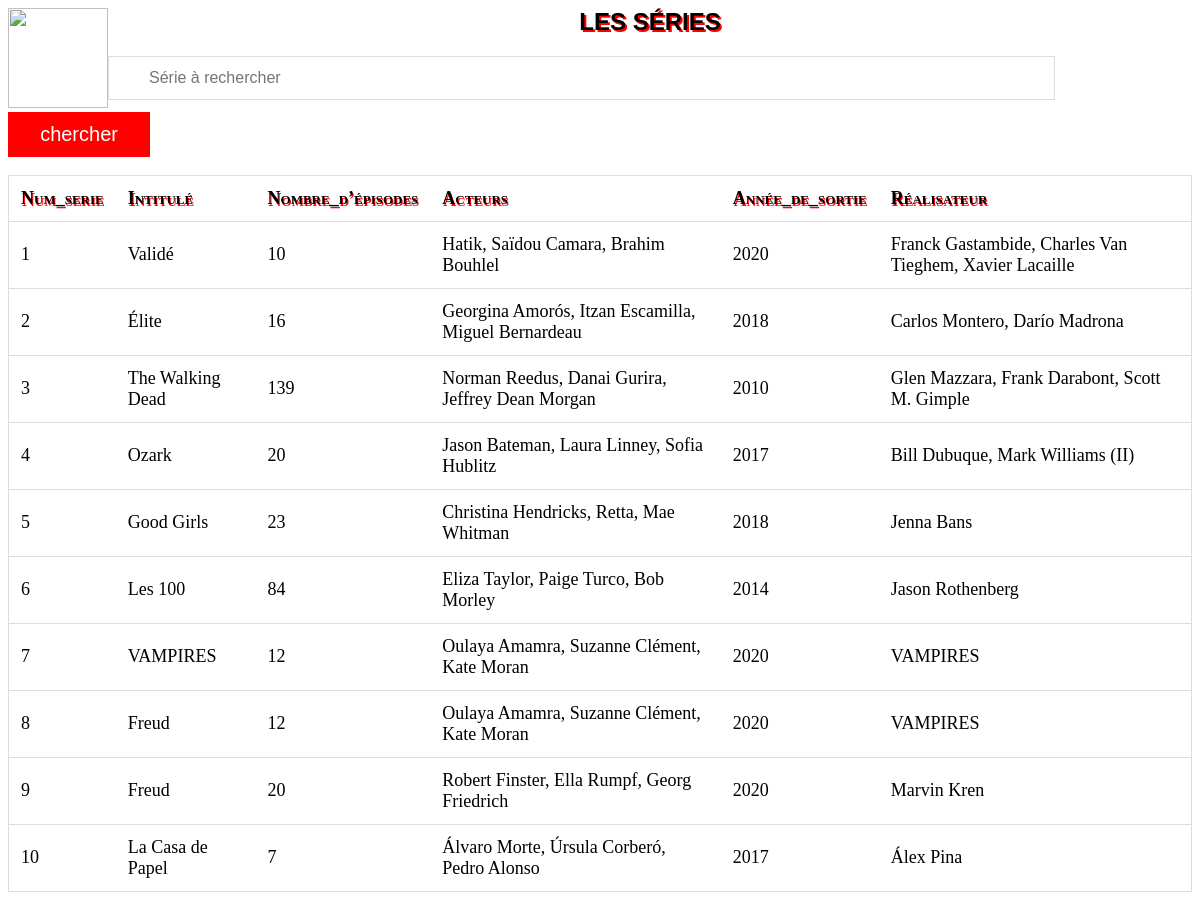
/lesSeries.php?Id=1 (signed in), run on the app's committed database.
### tables this page shows
CREATE TABLE `series` (
  `Num_serie` int(11) NOT NULL,
  `Intitulé` varchar(200) NOT NULL,
  `Nombre_d’épisodes` int(11) NOT NULL,
  `Acteurs` varchar(500) DEFAULT NULL,
  `Année_de_sortie` int(4) DEFAULT NULL,
  `Réalisateur` varchar(200) DEFAULT NULL
);

### lesSeries.php (the view, shortened to what this page needs)
<?php
if (isset ($_POST['search']))
{
    $valueToSearch = $_POST ['valueToSearch'];
    $query = "SELECT * FROM series WHERE concat ('Num_serie',Intitulé ,Nombre_d’épisodes, Acteurs,Année_de_sortie,Réalisateur) LIKE   '%". $valueToSearch."%' ";
    $search_result = filterTab ($query);
}
 else{
    $query = "SELECT * FROM  series ";
    $search_result = filterTab ($query);
}
function filterTab ($query)
{
    $connect = mysqli_connect ("localhost", "root", "", "netflix");
    $filter_Result = mysqli_query ($connect, $query);
    return $filter_Result;
}
?>
<html>
<head>
</head>
<body>
     <div class="logo" >
          <img src =logo.jpg>
        </div>
    <h2> LES SÉRIES </h2>
 <form method = "post">
<input  id="myInput" type = "text" name = "valueToSearch" placeholder = "Série à rechercher">
 <input id="submit"type="submit" name="search" value="chercher"><br><br>
<table id="myTable" >
  <TR>
 <TH> Num_serie </TH>
 <TH> Intitulé </TH>
 <TH> Nombre_d’épisodes</TH>
 <TH> Acteurs </TH>
 <TH> Année_de_sortie </TH>
 <TH>Réalisateur</TH>
 </TR>
                <?php while ($row = mysqli_fetch_array ($search_result)):?>
                <tr  onclick="document.location.href='episode.php?idp=<?php echo $row['Num_serie'];
                   ?>'">
                    <td><?php echo $row['Num_serie'] ;?> </td>
                    <td><?php echo $row['Intitulé'] ;?> </td>
                    <td><?php echo $row['Nombre_d’épisodes'] ;?> </td>
                    <td> <?php echo $row['Acteurs'] ;?> </td>
                    <td><?php echo $row['Année_de_sortie'] ;?> </td>
                    <td><?php echo $row['Réalisateur'] ;?> </td>               </tr>
                    <?php endwhile;?>
</table>
</form>
</body>
</html>

### lesSeries.php (style rules this page uses)
* { box-sizing: border-box; }
#myInput { background-position: 10px 10px; background-repeat: no-repeat; width: 80%; font-size: 16px; padding: 12px 20px 12px 40px; border: 1px solid #ddd; margin-bottom: 12px; }
#myTable { border-collapse: collapse; width: 100%; border: 1px solid #ddd; font-size: 18px; }
#myTable th, #myTable td { text-align: left; padding: 12px; }
#myTable tr { border-bottom: 1px solid #ddd; }
.logo img { float:left; width :100px; height:auto; }
h2 { font-variant:small-caps; font-family:sans-serif; text-align: center; text-shadow: 2px 2px red; }
th { font-variant:small-caps; text-shadow: 1px 2px red; }
#submit { width :12%; border:1px solid red; background-color:red; color:#FFFFFF; padding:10px; font-size: 20px; }

### data on the page
series: Num_serie "1", Intitulé "Validé", value "10", Acteurs "Hatik, Saïdou Camara, Brahim Bouhlel", Année_de_sortie "2020", Réalisateur "Franck Gastambide, Charles Van Tieghem, Xavier Lacaille"
series: Num_serie "2", Intitulé "Élite", value "16", Acteurs "Georgina Amorós, Itzan Escamilla, Miguel Bernardeau", Année_de_sortie "2018", Réalisateur "Carlos Montero, Darío Madrona"
series: Num_serie "3", Intitulé "The Walking Dead", value "139", Acteurs "Norman Reedus, Danai Gurira, Jeffrey Dean Morgan", Année_de_sortie "2010", Réalisateur "Glen Mazzara, Frank Darabont, Scott M. Gimple"
series: Num_serie "4", Intitulé "Ozark", value "20", Acteurs "Jason Bateman, Laura Linney, Sofia Hublitz", Année_de_sortie "2017", Réalisateur "Bill Dubuque, Mark Williams (II)"
series: Num_serie "5", Intitulé "Good Girls", value "23", Acteurs "Christina Hendricks, Retta, Mae Whitman", Année_de_sortie "2018", Réalisateur "Jenna Bans"
series: Num_serie "6", Intitulé "Les 100", value "84", Acteurs "Eliza Taylor, Paige Turco, Bob Morley", Année_de_sortie "2014", Réalisateur "Jason Rothenberg"
series: Num_serie "7", Intitulé "VAMPIRES", value "12", Acteurs "Oulaya Amamra, Suzanne Clément, Kate Moran", Année_de_sortie "2020", Réalisateur "VAMPIRES"
series: Num_serie "8", Intitulé "Freud", value "12", Acteurs "Oulaya Amamra, Suzanne Clément, Kate Moran", Année_de_sortie "2020", Réalisateur "VAMPIRES"
series: Num_serie "9", Intitulé "Freud", value "20", Acteurs "Robert Finster, Ella Rumpf, Georg Friedrich", Année_de_sortie "2020", Réalisateur "Marvin Kren"
series: Num_serie "10", Intitulé "La Casa de Papel", value "7", Acteurs "Álvaro Morte, Úrsula Corberó, Pedro Alonso", Année_de_sortie "2017", Réalisateur "Álex Pina"
